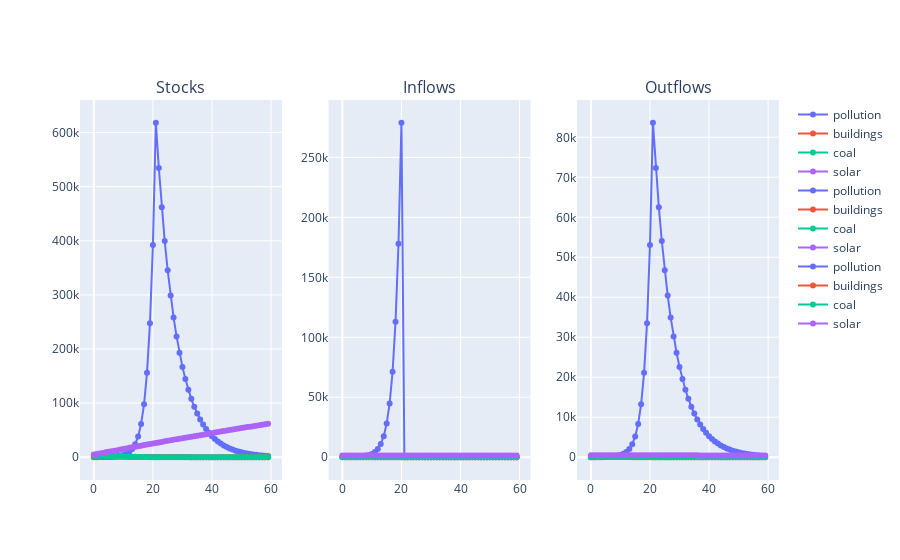

This figure's notebook cell:
### Code cell
a.pollution_lim = True
a.run_sim(time_steps=60)
a.plot_sim()
